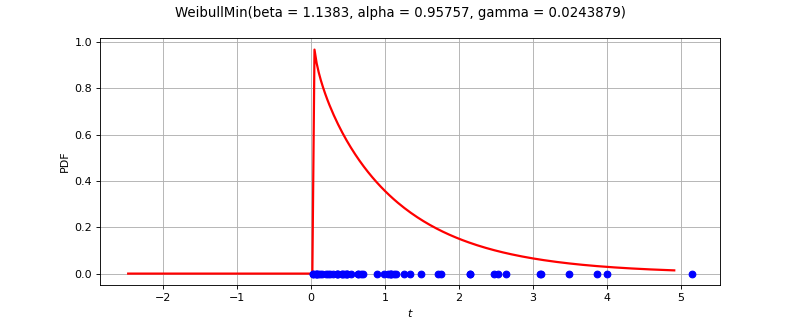

Source code (Python):
import openturns as ot
from matplotlib import pyplot as plt
from openturns.viewer import View
ot.RandomGenerator.SetSeed(0)
factory = ot.WeibullMinFactory()
ref = factory.build()
dimension = ref.getDimension()
if dimension <= 2:
    sample = ref.getSample(50)
    distribution = factory.build(sample)
    if dimension == 1:
        distribution.setDescription(['$t$'])
        pdf_graph = distribution.drawPDF(256)
        cloud = ot.Cloud(sample, ot.Sample(sample.getSize(), 1))
        cloud.setColor('blue')
        cloud.setPointStyle('fcircle')
        pdf_graph.add(cloud)
        pdf_graph.setTitle(str(distribution))
        fig = plt.figure(figsize=(10, 4))
        pdf_axis = fig.add_subplot(111)
        View(pdf_graph, figure=fig, axes=[pdf_axis], add_legend=False)
    else:
        sample = ref.getSample(500)
        distribution.setDescription(['$t_0$', '$t_1$'])
        pdf_graph = distribution.drawPDF([256]*2)
        cloud = ot.Cloud(sample)
        cloud.setColor('red')
        cloud.setPointStyle('fcircle')
        pdf_graph.add(cloud)
        pdf_graph.setTitle(str(distribution))
        fig = plt.figure(figsize=(10, 4))
        pdf_axis = fig.add_subplot(111)
        View(pdf_graph, figure=fig, axes=[pdf_axis], add_legend=False, square_axes=True)
